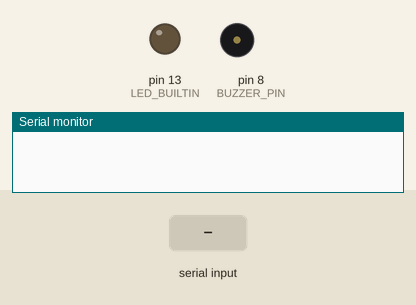
This sketch was run on a simulated Arduino Uno, built with avr-gcc and run on an emulated ATmega328P. Parts: output pins drawn as LEDs (lit = HIGH), buzzer (waves = sounding, pin HIGH), the last lines printed to the serial monitor. The inputs (shaded band) are chosen by the test bench.

Above: at 1.2 s.
1.3 s: byte 30 received over Serial
At 2.0 s:
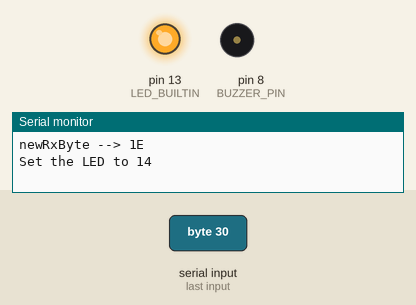
2.8 s: byte 90 received over Serial
4.3 s: byte 120 received over Serial
Timing chart, 0 to 7.3 s (numbered marks = the images above; inputs shaded):
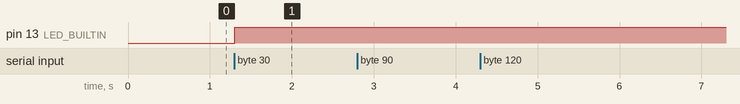

The sketch:

bit_com_library.ino
```cpp
#include <BitCom.h>

BitCom bitCom;

#define BUZZER_PIN 8

void setup() {
    Serial.begin(9600);
    pinMode(LED_BUILTIN, OUTPUT);
    pinMode(BUZZER_PIN, OUTPUT);
    // bitCom.printDouble("Hello World");

    // Register callbacks
    bitCom.registerLedCallback(myLedCallback);
    bitCom.registerToneCallback(myToneCallback);
}

void myLedCallback(uint8_t isLedOn) {
    Serial.print("Set the LED to ");
    Serial.println(isLedOn);
    digitalWrite(LED_BUILTIN, isLedOn);
}

void myToneCallback(uint16_t frequency) {
    tone(BUZZER_PIN, frequency, 100);
    Serial.print("Playing tone @ frequency ");
    Serial.println(frequency);
}

void loop() {
    // bitCom.flashAndBeep();

}

void serialEvent() {
    while(Serial.available()) {
        byte newByte = Serial.read();
        bitCom.handleRxByte(newByte);
    }
}
```

Measured:
- after the input at 1.3 s, pin 13 (LED_BUILTIN): LOW → HIGH at once
